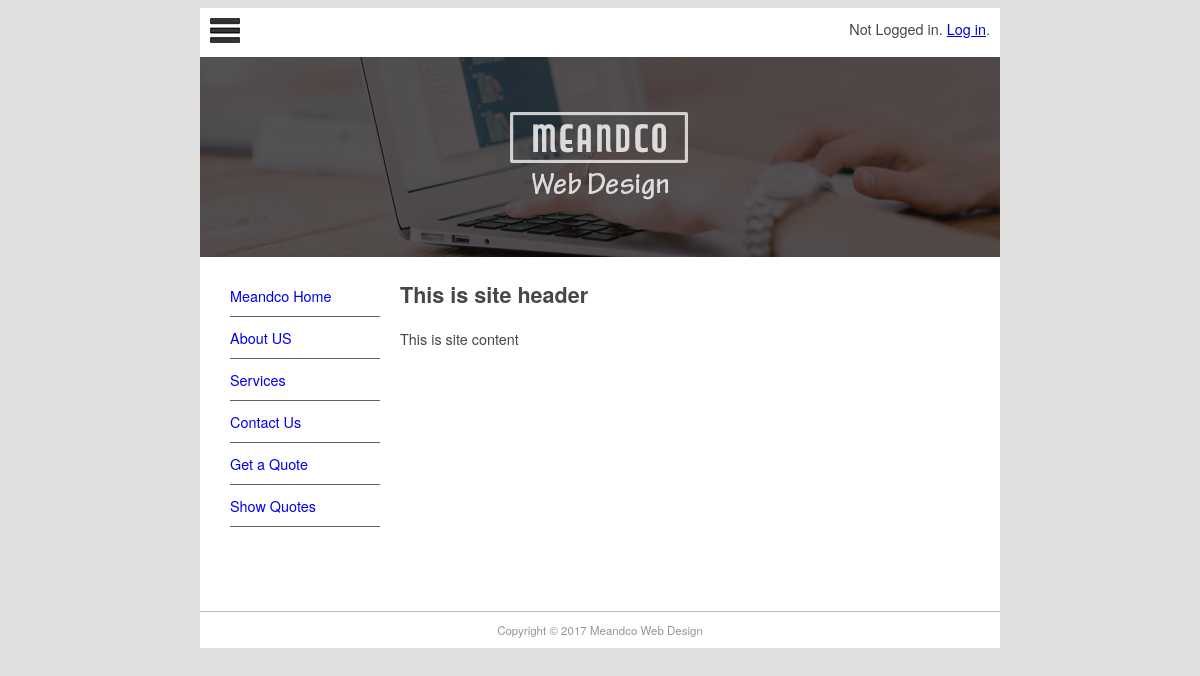
The page / on the database its author committed.
### pages/models.py (models this page shows)
class Page(models.Model):
    title = models.CharField(max_length=60)
    permalink = models.CharField(max_length=12, unique=True)
    update_date = models.DateTimeField('Last Updated')
    bodytext = models.TextField('Page Content', blank=True)

### pages/views.py (the view)
# urls.py: path('',views.index,{'pagename': ''},name='home'),
def index(request, pagename):
    pagename = '/' + pagename
    pg =  get_object_or_404(Page, permalink=pagename)
    context = {
        'title': pg.title,
        'content': pg.bodytext,
        'last_updated': pg.update_date,
        'page_list': Page.objects.all(),
    }
    return render(request, 'pages/page.html', context)

### pages/templates/pages/page.html (shortened to what this page needs)
{% extends "base.html" %}
{% block sidenav %}
  {% for page in page_list %}
    <li>
     <a href="{{ page.permalink }}">{{ page.title }}</a>
   </li>
  {% endfor %}
{% endblock sidenav %}
{% block content %}
{% autoescape off %}
{{content}}
{% endautoescape %}
{% endblock content %}

### myclub_site/static/main.css (style rules this page uses)
body { background-color: #E0E0E0; font-family: Gotham, "Helvetica Neue", Helvetica, Arial, sans-serif; font-size: 0.9em; text-align: justify; color: #474747; }
#nav li { padding-top: 10px; padding-bottom: 10px; font-size: 1em; list-style-type: none; border-bottom: thin solid #5F5F5F; color: #4C4C4C; left: 0px; list-style-position: inside; margin-left: -10px; }
#nav li a { text-decoration: none; }

### rows shown on the page
Page: title "Meandco Home", bodytext "This is site header This is site content"
Page: title "About US"
Page: title "Services"
